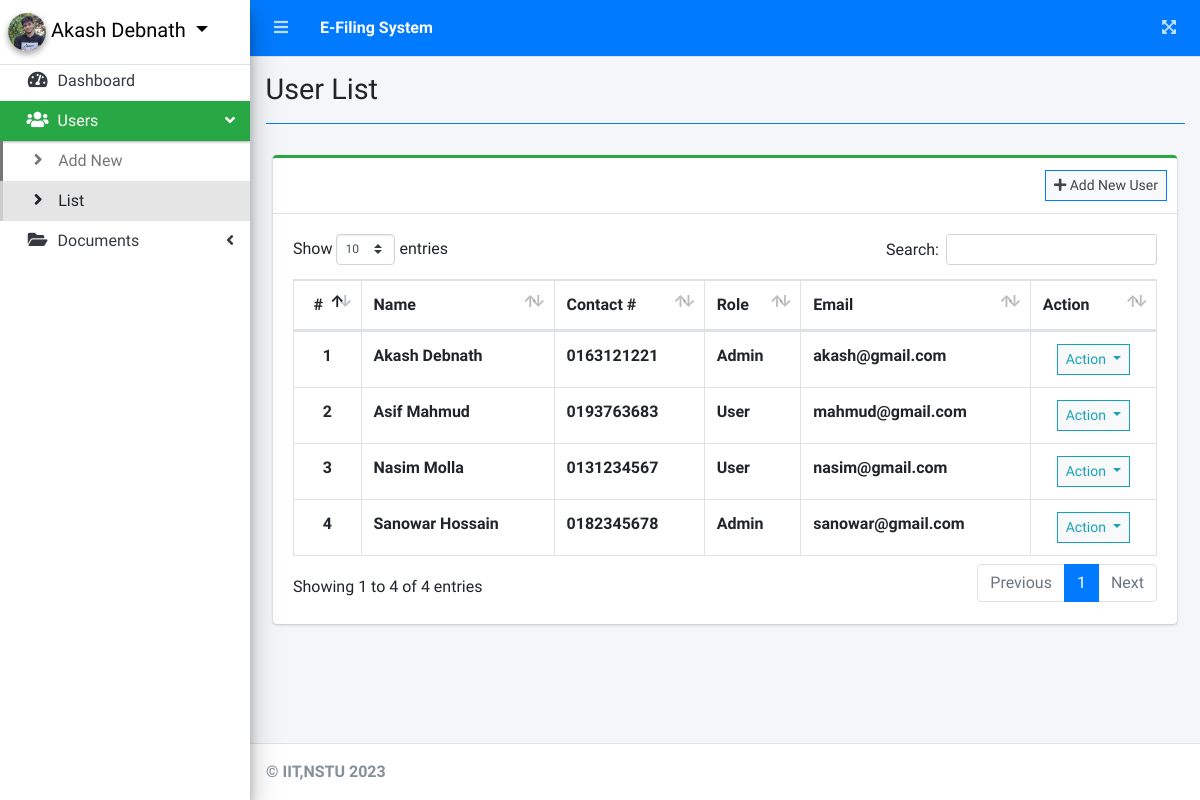
The page /index.php?page=user_list (signed in) on the database its author committed.
### tables this page shows
CREATE TABLE `users` (
  `id` int NOT NULL AUTO_INCREMENT,
  `firstname` varchar(200) NOT NULL,
  `lastname` varchar(200) NOT NULL,
  `middlename` varchar(200) NOT NULL,
  `contact` varchar(100) NOT NULL,
  `address` text NOT NULL,
  `email` varchar(200) NOT NULL,
  `password` text NOT NULL,
  `type` tinyint(1) NOT NULL DEFAULT '2' COMMENT '1=Admin,2= users',
  `avatar` text NOT NULL,
  `date_created` datetime NOT NULL DEFAULT CURRENT_TIMESTAMP,
  PRIMARY KEY (`id`)
);

### user_list.php (the view, shortened to what this page needs)
<?php include'db_connect.php' ?>
<div class="col-lg-12">
	<div class="card card-outline card-success">
		<div class="card-header">
			<div class="card-tools">
				<a class="btn btn-block btn-sm btn-default btn-flat border-primary" href="./index.php?page=new_user"><i class="fa fa-plus"></i> Add New User</a>
			</div>
		</div>
		<div class="card-body">
			<table class="table tabe-hover table-bordered" id="list">
				<thead>
					<tr>
						<th class="text-center">#</th>
						<th>Name</th>
						<th>Contact #</th>
						<th>Role</th>
						<th>Email</th>
						<th>Action</th>
					</tr>
				</thead>
				<tbody>
					<?php
					$i = 1;
					$type = array('',"Admin","User");
					$qry = $conn->query("SELECT *,concat(firstname,' ', lastname) as name FROM users order by concat(firstname, lastname) asc");
					while($row= $qry->fetch_assoc()):
					?>
					<tr>
						<th class="text-center"><?php echo $i++ ?></th>
						<td><b><?php echo ucwords($row['name']) ?></b></td>
						<td><b><?php echo $row['contact'] ?></b></td>
						<td><b><?php echo $type[$row['type']] ?></b></td>
						<td><b><?php echo $row['email'] ?></b></td>
						<td class="text-center">
							<button type="button" class="btn btn-default btn-sm btn-flat border-info wave-effect text-info dropdown-toggle" data-toggle="dropdown" aria-expanded="true">
		                      Action
		                    </button>
						</td>
					</tr>
				<?php endwhile; ?>
				</tbody>
			</table>
		</div>
	</div>
</div>

### rows shown on the page
users: name "Akash Debnath", contact "0163121221", type "Admin", email "akash@gmail.com"
users: name "Asif Mahmud", contact "0193763683", type "User", email "mahmud@gmail.com"
users: name "Nasim Molla", contact "0131234567", type "User", email "nasim@gmail.com"
users: name "Sanowar Hossain", contact "0182345678", type "Admin", email "sanowar@gmail.com"

### other values the page prints
$_SESSION['login_firstname'].' '.$_SESSION['login_lastname'] "Akash Debnath"
$title "User List"
